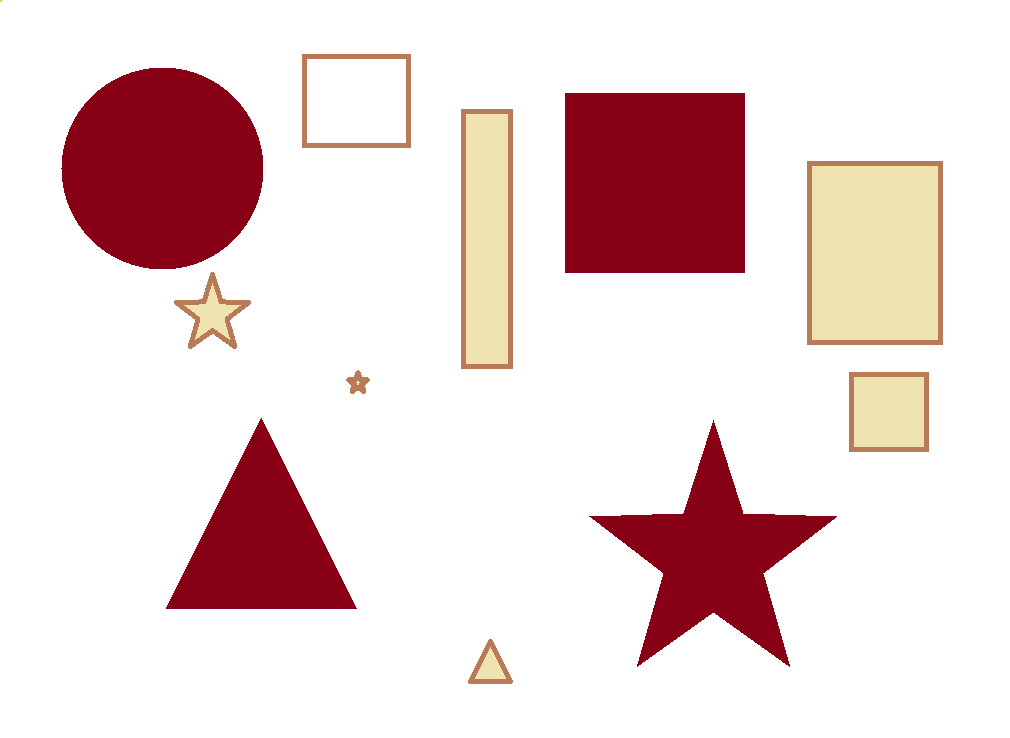
#> input picture Session 8/S.png, 1010 x 738 px, found by its file name
$ python S8.py
#> lines starting #> are read from the running program, lines starting #| are printed output that depends on the picture; after the words box and inside, x2 and y2 are one past the last pixel; in counts of white or black regions, pixels touching at a corner belong together
import cv2
import numpy as np
#twenty nine
#the hough transform
img=cv2.imread('s.png',0)
#> img: shape (738, 1010); min 78, max 255, mean 227.1
edges=cv2.Canny(img,50,150,apertureSize=3)
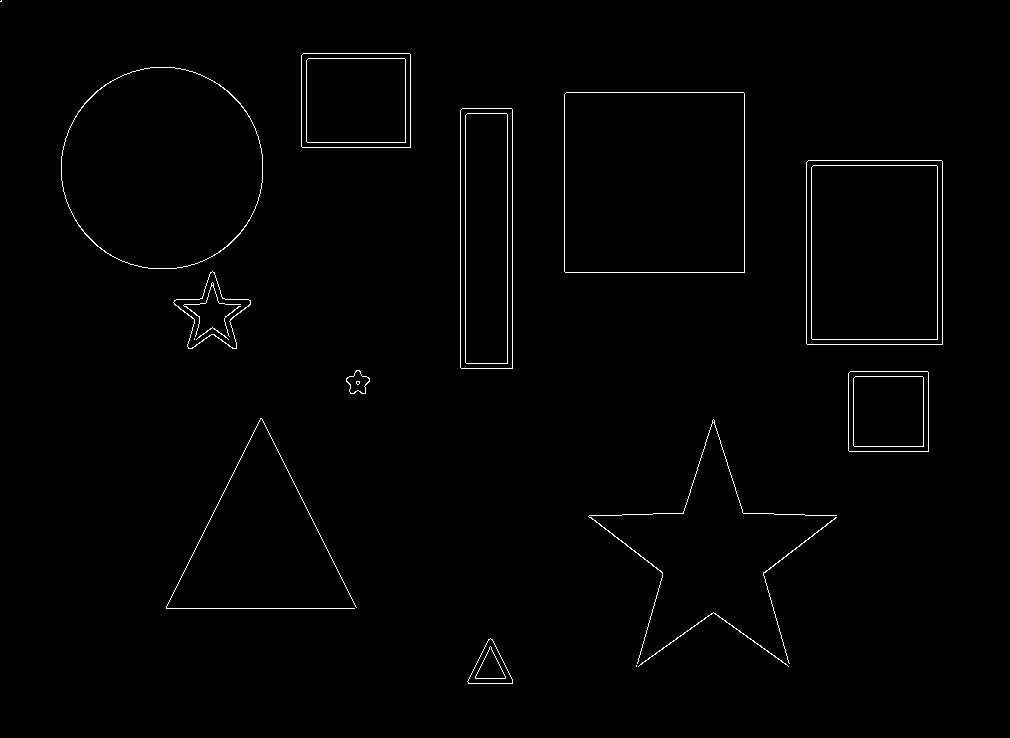
#> edges: shape (738, 1010); 1% white in thin lines or dots, all inside (x1, y1, x2, y2) = (0, 0, 943, 684)
cv2.imshow("edges",edges)
lines=cv2.HoughLines(edges,1,np.pi/100,200)
#> lines = [[512, 0], [460, 0], [507, 0], [465, 0]]
for line in lines:
    rho , theta =line[0]
    a=np.cos(theta)
    b=np.sin(theta)
    x0=a*rho
    y0=b*rho

    x1=int(x0+1000*(-b))
    y1=int(y0+1000*(a))
    x2=int(x0-1000*(-b))
    y2=int(y0-1000*(a))
    cv2.line(img,(x1,y1),(x2,y2),(0,0,255),2)
#> this loop made 4 passes
#> (line, rho, x0, x1, x2) on passes 1 to 4: ([[512, 0]], 512, 512, 512, 512), ([[460, 0]], 460, 460, 460, 460), ([[507, 0]], 507, 507, 507, 507), ([[465, 0]], 465, 465, 465, 465)
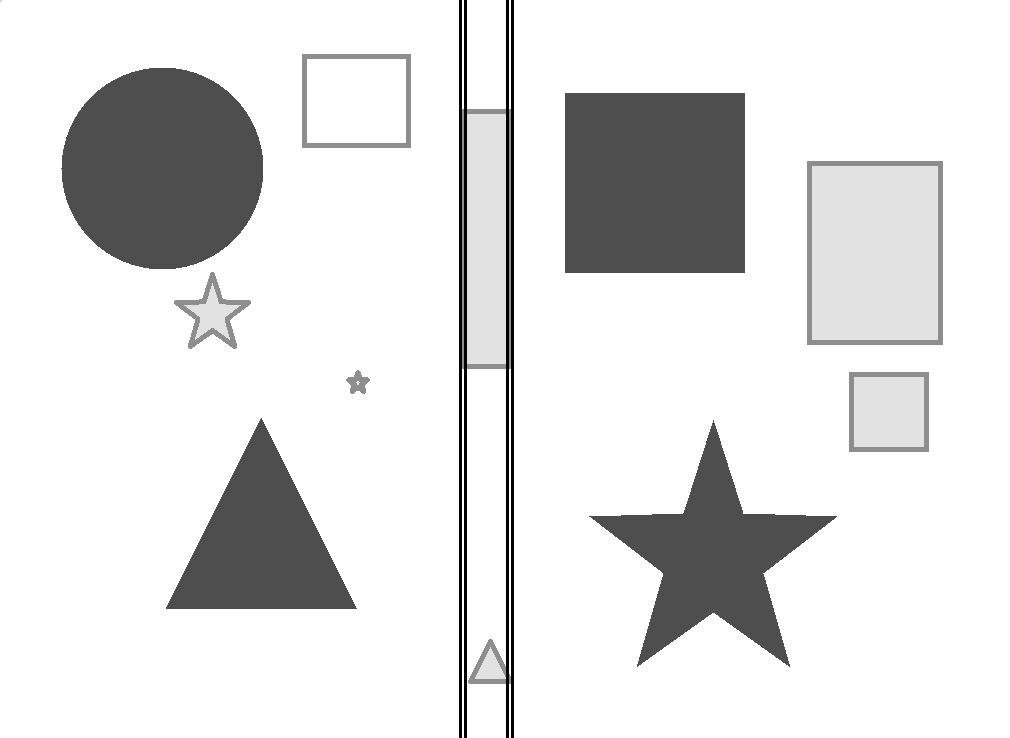
#> img: shape (738, 1010); min 0, max 255, mean 224.3
cv2.imshow("image",img)
cv2.waitKey(0)
cv2.destroyAllWindows()


def region_of_interest(img,vertices):
    mask= np.zeros_like(img)
    #channel_count=img.shape[2]
    match_mask_color= 255
    cv2.fillPoly (mask , vertices , match_mask_color)
    masked_image=cv2.bitwise_and(img,mask)
    return masked_image
def drow_line(img,lines):
    img=np.copy(img)
    blanck_img=np.zeros( (img.shape[0],img.shape[1],3),dtype=np.uint8)
    for line in lines:
        for x1,y1,x2,y2 in line:
            cv2.line(blanck_img,(x1,y1),(x2,y2),(0,255,0),3)
    img=cv2.addWeighted(img,0.8,blanck_img,1,0 )
    return img
#thirty one
#the hough transform half line and finding road line in an image
img=cv2.imread('road.jpg')
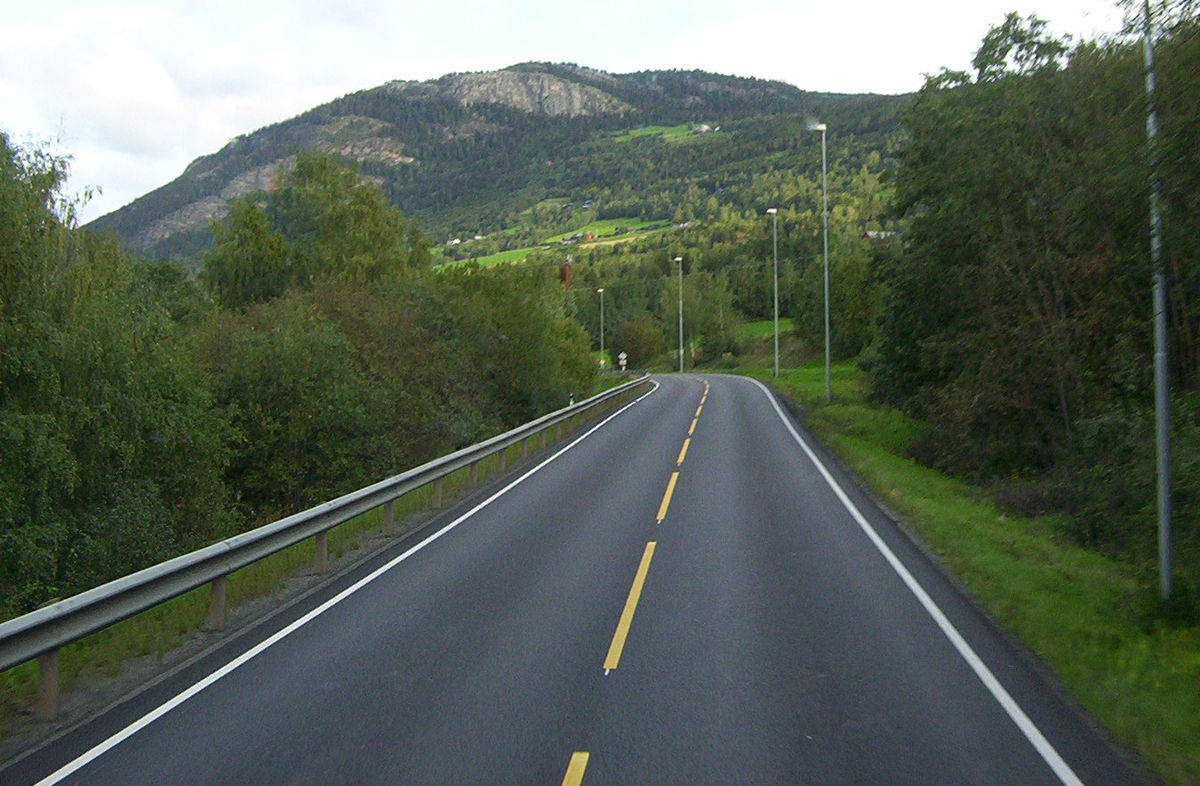
#> input picture Session 9/road.jpg, 1200 x 786 px, found by its file name
#> img is the input picture: shape (786, 1200, 3); mean B, G, R 87, 99.6, 89.3
img=cv2.cvtColor(img,cv2.COLOR_BGR2RGB)

height=img.shape[0]
#> height = 786
width=img.shape[1]
#> width = 1200
region_of_interest_vertices=[(0,height),((width+200)/2,(height-100)/2),(width,height)]
#> region_of_interest_vertices = [(0, 786), (700, 343), (1200, 786)]
gray_image=cv2.cvtColor(img,cv2.COLOR_RGB2GRAY)
canny_image=cv2.Canny(gray_image,100,255)
#> canny_image: shape (786, 1200); 2.8% white in thin lines or dots
cropped_image =region_of_interest( canny_image , np.array( [region_of_interest_vertices] , np.int32 ) )
#> in region_of_interest, `cv2.fillPoly (mask , vertices , match_mask_color)`: mask: shape (786, 1200); 28.2% white; 1 white region, box (x1, y1, x2, y2) and area: (1, 343, 1200, 786) 265957
#> in region_of_interest, `masked_image=cv2.bitwise_and(img,mask)`:
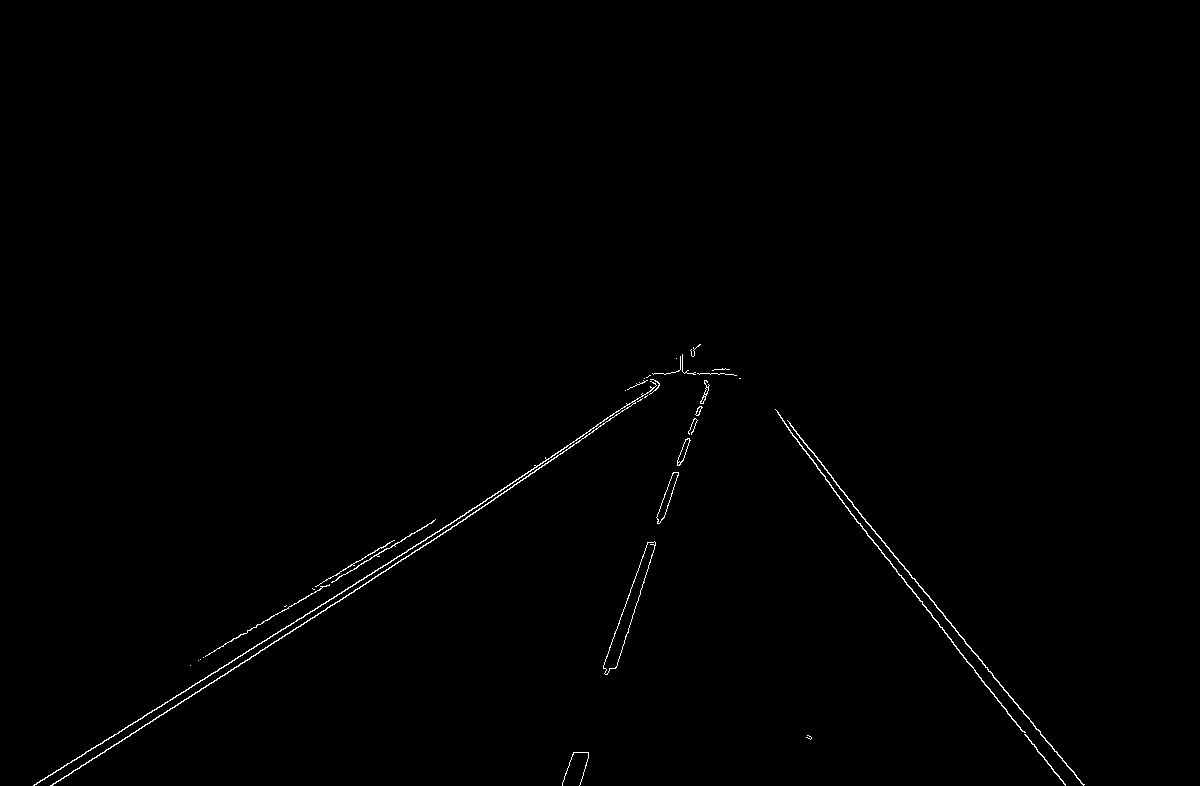
#> masked_image: shape (786, 1200); 0.5% white in thin lines or dots, all inside (x1, y1, x2, y2) = (33, 344, 1085, 786)
lines=cv2.HoughLinesP(cropped_image, rho=6 , theta=np.pi/16 ,threshold=100,lines=np.array([]),minLineLength=40,maxLineGap=25)
#> lines = 31 rows, first 6: [382, 567, 446, 525], [290, 625, 348, 587], [406, 552, 682, 368], [289, 633, 401, 559], [81, 756, 133, 722], [215, 672, 273, 634]
img_with_lines=drow_line(img,lines)
#> the loop in drow_line, `for line in lines:` made 31 passes
#> line on passes 1 to 12: [[382, 567, 446, 525]], [[290, 625, 348, 587]], [[406, 552, 682, 368]], [[289, 633, 401, 559]], [[81, 756, 133, 722]], [[215, 672, 273, 634]], [[380, 574, 578, 442]], [[378, 556, 433, 520]], [[656, 517, 717, 369]], [[249, 659, 335, 602]], [[102, 743, 157, 707]], [[328, 585, 374, 555]]
#> in drow_line, `img=cv2.addWeighted(img,0.8,blanck_img,1,0 )`:
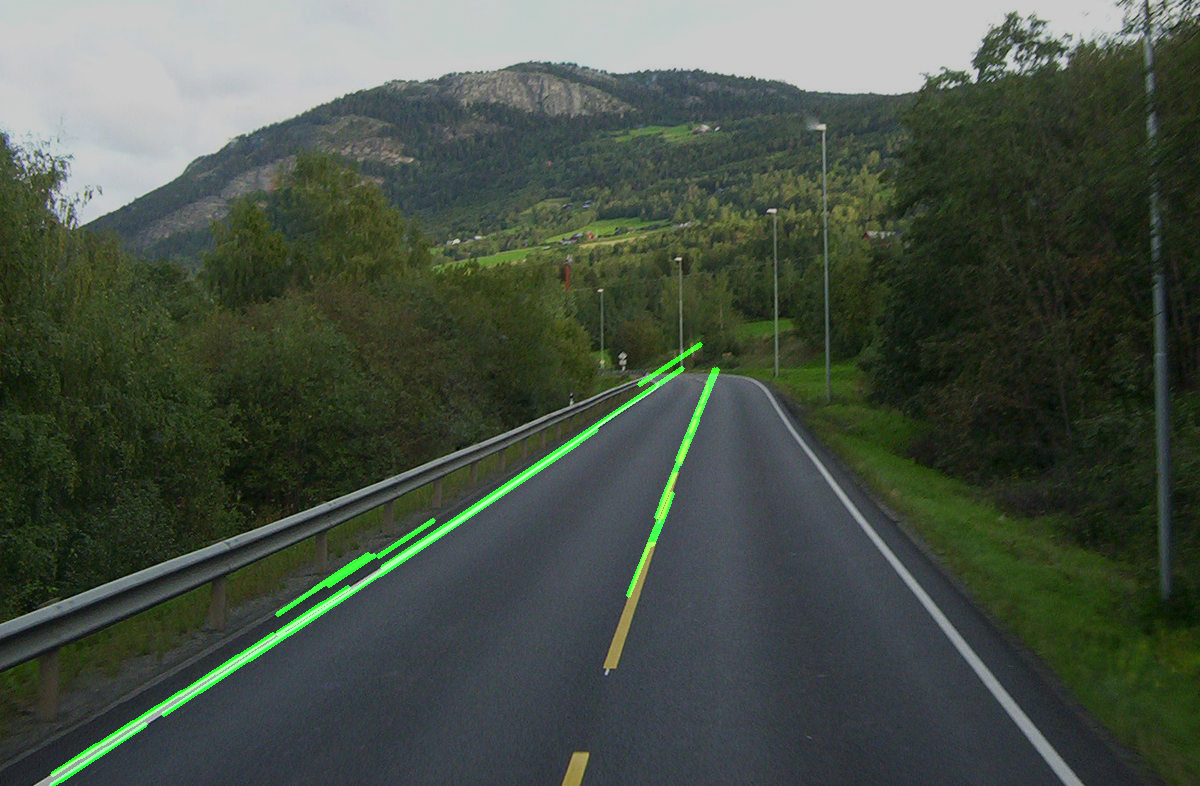
#> img: shape (786, 1200, 3); mean R, G, B 71.4, 81.3, 69.6

#> (the run stopped early here; a loop or call above may not have finished)
